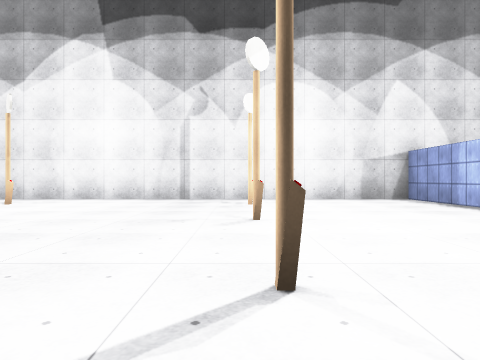
view 1 (above)

16 first-person views from a walk through a Unity game level. The camera is 1.2 m above the floor, looks level and sees 75° across. The floor is counted in squares, 2 m on a side. Each view is taken from the middle of a square. On the plan, view 1 faces up. The plan holds only what a view shows up to about 9 squares ahead; the rest is blank. The place goes on beyond the plan. The player is left out. Door leaves are left out, so doorways stand open. Surface patterns are stand-ins for the level's own textures.

view 2
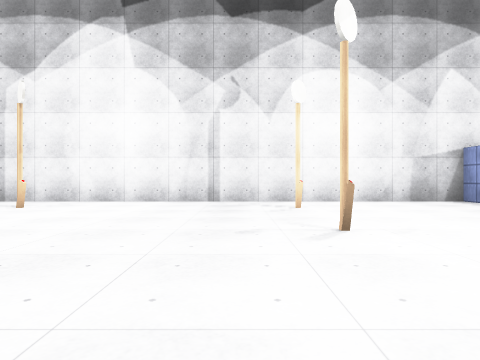

view 3
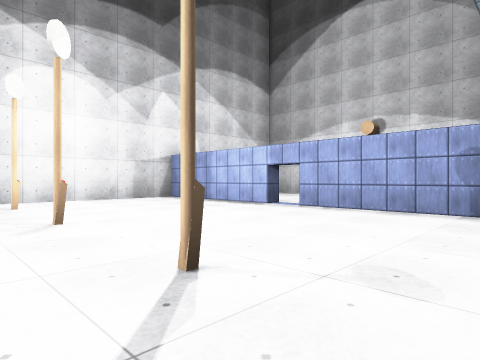

view 4
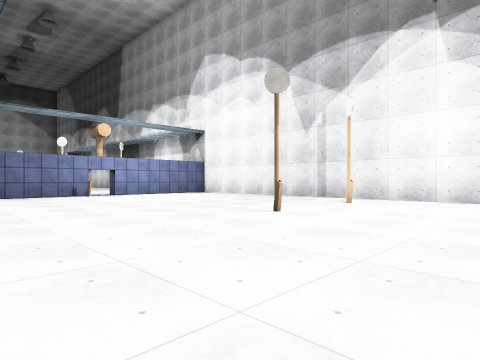

view 5
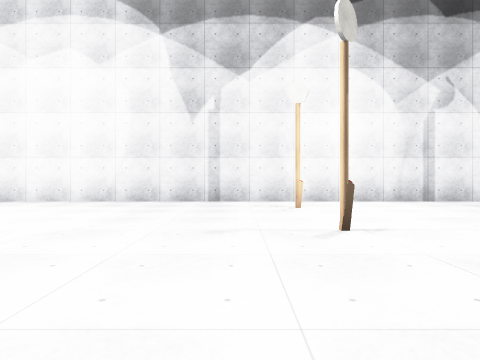

view 6
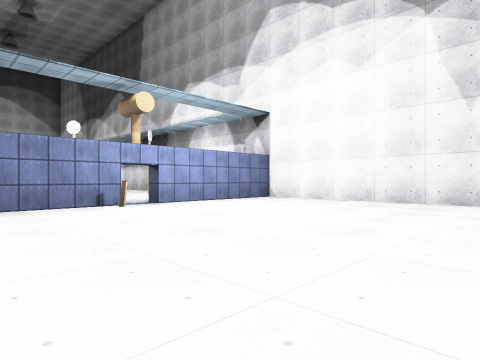

view 7
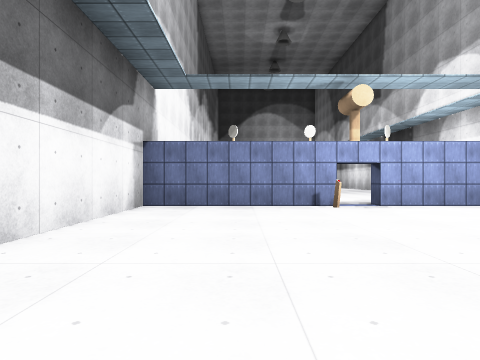

view 8
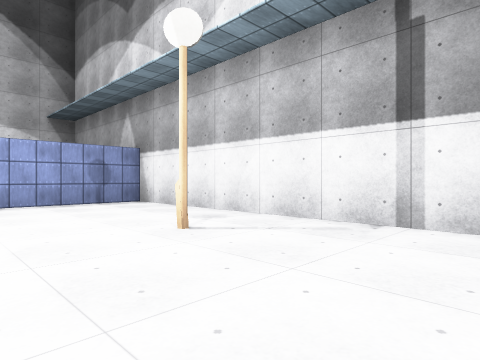

view 9
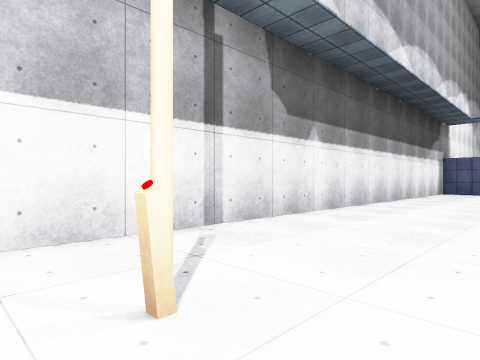

view 10
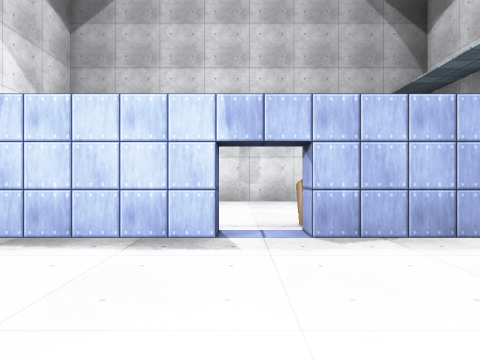

view 11
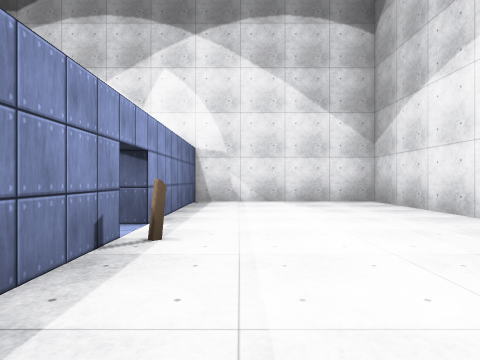

view 12
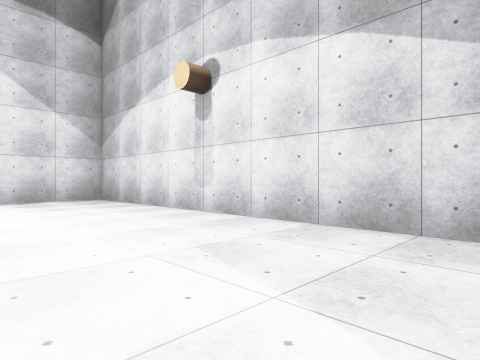

view 13
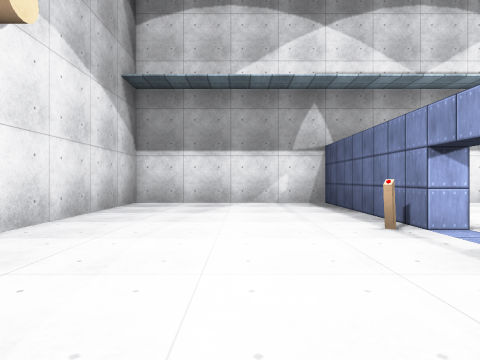

view 14
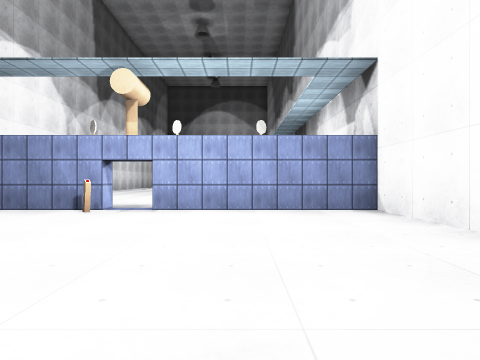

view 15
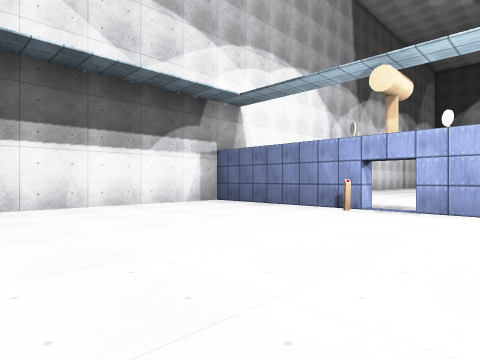

view 16
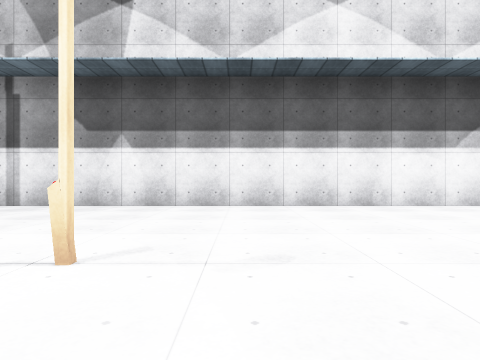

### Floor plan
Ten units are one square. View 1 is at (0, 0); x grows to the right and y downward. Boxes are objects, and circles mark ways between rooms. Rooms are numbered by the first view taken in them; rooms with no view inside come last. Other rooms are left out.
<svg viewBox="-153 -103 266 110">
<path fill="none" stroke="#000" d="M53 -53 53 -98 -143 -98 -143 -53 -148 -53M-143 -36 -143 2 53 2 53 -43 56 -43M58 -36 58 2 108 2 108 -98 58 -98 58 -53 53 -53"/>
<rect x="-145" y="-45" width="10" height="10" fill="#bbb"><title>other object</title></rect>
<rect x="-65" y="-55" width="10" height="10" fill="#bbb"><title>mirror</title></rect>
<rect x="-65" y="-85" width="10" height="10" fill="#bbb"><title>mirror</title></rect>
<rect x="-5" y="-25" width="10" height="10" fill="#bbb"><title>mirror</title></rect>
<rect x="-5" y="-55" width="10" height="10" fill="#bbb"><title>mirror</title></rect>
<rect x="-5" y="-85" width="10" height="10" fill="#bbb"><title>mirror</title></rect>
<rect x="55" y="-45" width="10" height="10" fill="#bbb"><title>other object</title></rect>
<circle cx="53" cy="-47" r="3" fill="#2a7"/>
<text x="-40" y="-40">1</text>
<text x="80" y="-40">2</text>
</svg>
Room 1 opens to room 2.

Where each view was taken, in squares from view 1:
view 1: 0 up, 0 right, facing up
view 2: 1 up, 1 left, facing up
view 3: 0 up, 1 left, facing up-right
view 4: 0 up, 2 left, facing up-left
view 5: 1 up, 7 left, facing up
view 6: 1 up, 7 left, facing up-left
view 7: 2 up, 7 left, facing left
view 8: 4 up, 3 left, facing down-right
view 9: 3 up, 1 right, facing down-left
view 10: 5 up, 2 right, facing right
view 11: 1 up, 7 right, facing up
view 12: 0 up, 7 right, facing up-right
view 13: 8 up, 8 right, facing down
view 14: 7 up, 8 left, facing left
view 15: 7 up, 8 left, facing down-left
view 16: 7 up, 7 left, facing down
